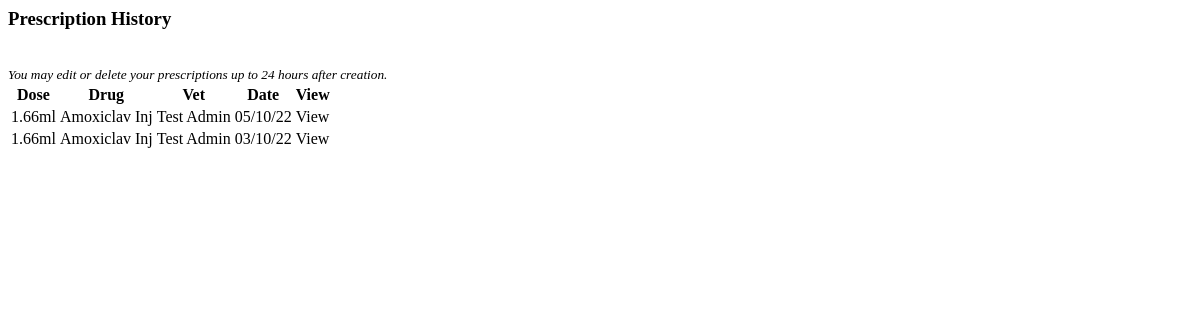
The app's page /prescriptions/list-prescrip/1 (signed in), older data.
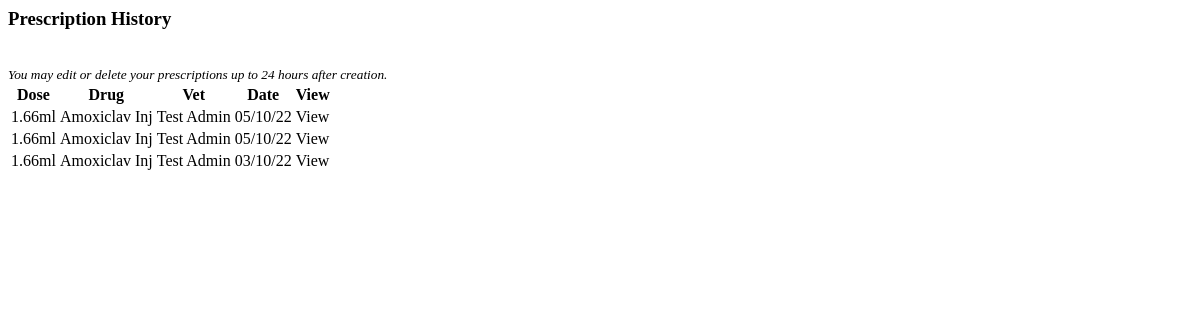
The same page, newer data.
### prescriptions/models.py (models this page shows, shortened)
class Prescription(models.Model):
    animal = models.ForeignKey(Record, on_delete=models.CASCADE, default=1)
    animal_weight = models.DecimalField(
        max_digits=5, decimal_places=2, blank=True, null=True)
    vet = models.ForeignKey(Vet, on_delete=models.CASCADE, default=1)
    drug = models.ForeignKey(Drug, on_delete=models.PROTECT, default=None)
    drug_dose = models.DecimalField(
        max_digits=4, decimal_places=2, blank=True, null=True)
    dose = models.DecimalField(
        max_digits=5, decimal_places=2, blank=True, null=True)
    measure = models.CharField(max_length=2, blank=True)
    frequency = models.CharField(max_length=10, choices=FREQUENCY, blank=True)
    length = models.PositiveIntegerField(default=0, blank=True)
    route = models.CharField(max_length=8, blank=True)
    date = models.DateTimeField(auto_now_add=True)
    class Meta:
        ordering = ['-date']

class Drug(models.Model):
    name = models.CharField(max_length=50)
    dose = models.DecimalField(max_digits=4, decimal_places=2)
    measure = models.CharField(max_length=2, choices=MEASURE)
    category = models.CharField(max_length=20, choices=CATEGORIES)
    route = models.CharField(max_length=8, choices=ROUTES)
    warnings = models.CharField(max_length=300)
    def __str__(self):
        return self.name
    class Meta:
        ordering = ['name']

### vetprofiles/models.py (models this page shows, shortened)
class Vet(AbstractBaseUser):
    email = models.EmailField(verbose_name="email", max_length=80, unique=True)
    first_name = models.CharField(max_length=30, blank=False)
    last_name = models.CharField(max_length=30, blank=False)
    last_login = models.DateTimeField(verbose_name='last login', auto_now=True)
    is_admin = models.BooleanField(default=False)
    is_active = models.BooleanField(default=False)
    is_staff = models.BooleanField(default=False)
    is_superuser = models.BooleanField(default=False)
    USERNAME_FIELD = 'email'
    REQUIRED_FIELDS = ['first_name', 'last_name', ]
    objects = AccountsManager()
    def __str__(self):
        return self.first_name + " " + self.last_name

### petrx/decorators.py (the view)
    def wrapper(request, *args, **kwargs):
        if request.user.is_authenticated:
            if request.user.is_active:
                return function(request, *args, **kwargs)
            else:
                return render(request, 'vetprofiles/restricted.html')
        else:
            return redirect('vetprofiles:login')

### prescriptions/views.py (called while the page is built)
@vet_login_and_active
def list_prescrip(request, animal_id):
    prescrip_list = Prescription.objects.filter(animal=animal_id).all()
    context = {'prescrip_list': prescrip_list}
    return render(request, 'prescriptions/list_prescrip.html', context)

### prescriptions/templates/prescriptions/list_prescrip.html (shortened to what this page needs)
<h3 class="subheadings">Prescription History</h3>
<small><em>You may edit or delete your prescriptions up to 24 hours after creation.</em></small>
<div class="prescrip-contain">
    <table>
        <thead>
            <tr>
                <th class="lg-prescrip">Dose</th>
                <th>Drug</th>
                <th class="lg-prescrip">Vet</th>
                <th>Date</th>
                <th>View</th>
            </tr>
        </thead>
        <tbody>
            {% for prescription in prescrip_list %}
            <tr>
                <td class="lg-prescrip">{{ prescription.dose }}{{ prescription.measure }}</td>
                <td>{{ prescription.drug }}</td>
                <td class="lg-prescrip">{{ prescription.vet }}</td>
                <td>{{ prescription.date|date:'d/m/y' }}</td>
                <td><a data-hx-get="{% url 'prescriptions:detail_prescrip' prescrip_id=prescription.id %}"
                        data-hx-target="#modal-dialog" class="pet-links" aria-label="View prescription">View</a></td>
            </tr>
        </tbody>
        {% endfor %}
    </table>
</div>

Row changes from the older to the newer data that the page shows:
added Prescription: dose "1.66", measure "ml", drug "Amoxiclav Inj", vet "Test Admin", date "05/10/22"
